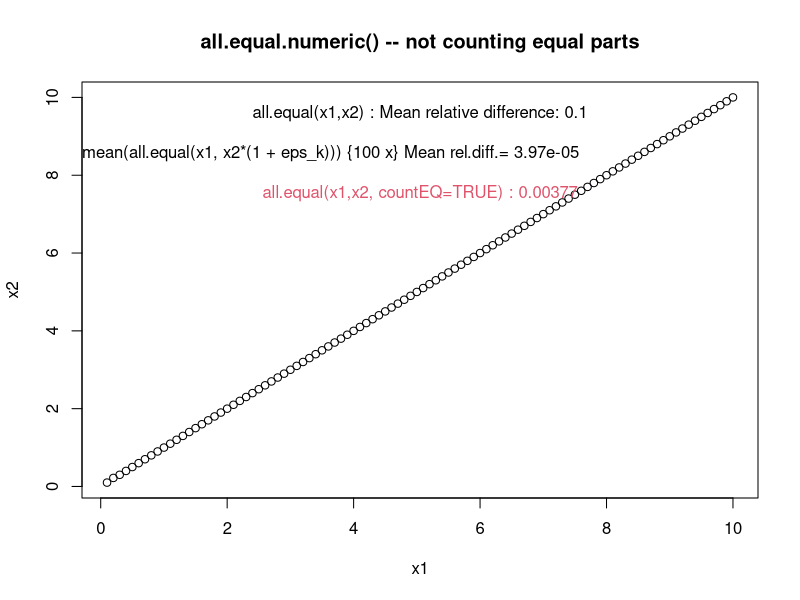

Generate this figure with R:
#!/usr/bin/r

# Test if Two Objects are (Nearly) Equal
# Description
# all.equal(x, y) is a utility to compare R objects x and y testing ‘near equality’. If they are different, comparison is still made to some extent, and a report of the differences is returned. Do not use all.equal directly in if expressions—either use isTRUE(all.equal(....)) or identical if appropriate.

# Usage
# all.equal(target, current, ...)

# ## S3 method for class 'numeric'
# all.equal(target, current,
#           tolerance = sqrt(.Machine$double.eps), scale = NULL,
#           countEQ = FALSE,
#           formatFUN = function(err, what) format(err),
#           ..., check.attributes = TRUE)

# ## S3 method for class 'list'
# all.equal(target, current, ...,
#           check.attributes = TRUE, use.names = TRUE)

# ## S3 method for class 'environment'
# all.equal(target, current, all.names = TRUE,
#           evaluate = TRUE, ...)

# ## S3 method for class 'function'
# all.equal(target, current, check.environment=TRUE, ...)

# ## S3 method for class 'POSIXt'
# all.equal(target, current, ..., tolerance = 1e-3, scale,
#           check.tzone = TRUE)


# attr.all.equal(target, current, ...,
#                check.attributes = TRUE, check.names = TRUE)
# Arguments
# target	
# R object.

# current	
# other R object, to be compared with target.

# ...	
# further arguments for different methods, notably the following two, for numerical comparison:

# tolerance	
# numeric ≥ 0. Differences smaller than tolerance are not reported. The default value is close to 1.5e-8.

# scale	
# NULL or numeric > 0, typically of length 1 or length(target). See ‘Details’.

# countEQ	
# logical indicating if the target == current cases should be counted when computing the mean (absolute or relative) differences. The default, FALSE may seem misleading in cases where target and current only differ in a few places; see the extensive example.

# formatFUN	
# a function of two arguments, err, the relative, absolute or scaled error, and what, a character string indicating the kind of error; may be used, e.g., to format relative and absolute errors differently.

# check.attributes	
# logical indicating if the attributes of target and current (other than the names) should be compared.

# use.names	
# logical indicating if list comparison should report differing components by name (if matching) instead of integer index. Note that this comes after ... and so must be specified by its full name.

# all.names	
# logical passed to ls indicating if “hidden” objects should also be considered in the environments.

# evaluate	
# for the environment method: logical indicating if “promises should be forced”, i.e., typically formal function arguments be evaluated for comparison. If false, only the names of the objects in the two environments are checked for equality.

# check.environment	
# logical requiring that the environment()s of functions should be compared, too. You may need to set check.environment=FALSE in unexpected cases, such as when comparing two nls() fits.

# check.tzone	
# logical indicating if the "tzone" attributes of target and current should be compared.

# check.names	
# logical indicating if the names(.) of target and current should be compared.

# Details
# all.equal is a generic function, dispatching methods on the target argument. To see the available methods, use methods("all.equal"), but note that the default method also does some dispatching, e.g. using the raw method for logical targets.

# Remember that arguments which follow ... must be specified by (unabbreviated) name. It is inadvisable to pass unnamed arguments in ... as these will match different arguments in different methods.

# Numerical comparisons for scale = NULL (the default) are typically on relative difference scale unless the target values are close to zero: First, the mean absolute difference of the two numerical vectors is computed. If this is smaller than tolerance or not finite, absolute differences are used, otherwise relative differences scaled by the mean absolute target value. Note that these comparisons are computed only for those vector elements where target is not NA and differs from current. If countEQ is true, the equal and NA cases are counted in determining “sample” size.

# If scale is numeric (and positive), absolute comparisons are made after scaling (dividing) by scale.

# For complex target, the modulus (Mod) of the difference is used: all.equal.numeric is called so arguments tolerance and scale are available.

# The list method compares components of target and current recursively, passing all other arguments, as long as both are “list-like”, i.e., fulfill either is.vector or is.list.

# The environment method works via the list method, and is also used for reference classes (unless a specific all.equal method is defined).

# The method for date-time objects uses all.equal.numeric to compare times (in "POSIXct" representation) with a default tolerance of 0.001 seconds, ignoring scale. A time zone mismatch between target and current is reported unless check.tzone = FALSE.

# attr.all.equal is used for comparing attributes, returning NULL or a character vector.

# Value
# Either TRUE (NULL for attr.all.equal) or a vector of mode "character" describing the differences between target and current.

# References
# Chambers, J. M. (1998) Programming with Data. A Guide to the S Language. Springer (for =).

# See Also
# identical, isTRUE, ==, and all for exact equality testing.

# Examples

all.equal(pi, 355/113)
# not precise enough (default tol) > relative error

d45 <- pi*(1/4 + 1:10)
stopifnot(
all.equal(tan(d45), rep(1, 10)))          # TRUE, but
all      (tan(d45) == rep(1, 10))         # FALSE, since not exactly
all.equal(tan(d45), rep(1, 10), tolerance = 0)  # to see difference

## advanced: equality of environments
ae <- all.equal(as.environment("package:stats"),
                asNamespace("stats"))
stopifnot(is.character(ae), length(ae) > 10,
          ## were incorrectly "considered equal" in R <= 3.1.1
          all.equal(asNamespace("stats"), asNamespace("stats")))

## A situation where  'countEQ = TRUE' makes sense:
x1 <- x2 <- (1:100)/10;  x2[2] <- 1.1*x1[2]
## 99 out of 100 pairs (x1[i], x2[i]) are equal:
plot(x1,x2, main = "all.equal.numeric() -- not counting equal parts")
all.equal(x1,x2) ## "Mean relative difference: 0.1"
mtext(paste("all.equal(x1,x2) :", all.equal(x1,x2)), line= -2)
##' extract the 'Mean relative difference' as number:
all.eqNum <- function(...) as.numeric(sub(".*:", '', all.equal(...)))
set.seed(17)
## When x2 is jittered, typically all pairs (x1[i],x2[i]) do differ:
summary(r <- replicate(100, all.eqNum(x1, x2*(1+rnorm(x1)*1e-7))))
mtext(paste("mean(all.equal(x1, x2*(1 + eps_k))) {100 x} Mean rel.diff.=",
            signif(mean(r), 3)), line = -4, adj=0)
## With argument  countEQ=TRUE, get "the same" (w/o need for jittering):
mtext(paste("all.equal(x1,x2, countEQ=TRUE) :",
          signif(all.eqNum(x1,x2, countEQ=TRUE), 3)), line= -6, col=2)

## comparison of date-time objects
now <- Sys.time()
stopifnot(
all.equal(now, now + 1e-4)  # TRUE (default tolerance = 0.001 seconds)
)
all.equal(now, now + 0.2)
all.equal(now, as.POSIXlt(now, "UTC"))
stopifnot(
all.equal(now, as.POSIXlt(now, "UTC"), check.tzone = FALSE)  # TRUE
)